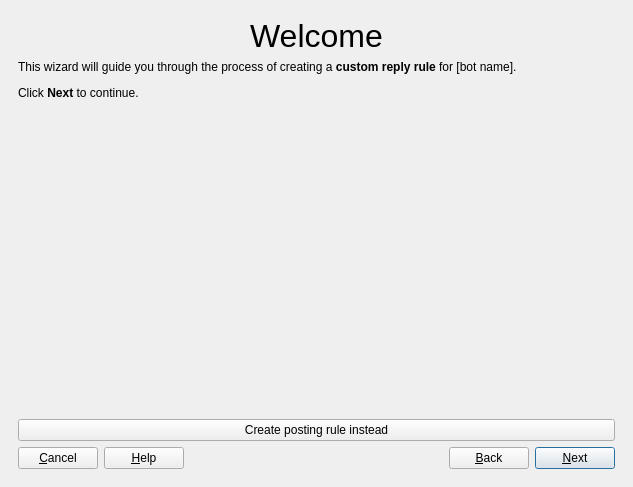
<?xml version="1.0" encoding="UTF-8"?>
<ui version="4.0">
 <class>MainWindow</class>
 <widget class="QMainWindow" name="MainWindow">
  <property name="geometry">
   <rect>
    <x>0</x>
    <y>0</y>
    <width>633</width>
    <height>487</height>
   </rect>
  </property>
  <property name="windowTitle">
   <string>Rule Creation Wizard</string>
  </property>
  <widget class="QWidget" name="centralwidget">
   <layout class="QVBoxLayout" name="verticalLayout">
    <property name="spacing">
     <number>0</number>
    </property>
    <item>
     <widget class="QStackedWidget" name="stackedWidget">
      <property name="currentIndex">
       <number>0</number>
      </property>
      <widget class="QWidget" name="page">
       <layout class="QVBoxLayout" name="verticalLayout_2">
        <item>
         <widget class="QLabel" name="label">
          <property name="sizePolicy">
           <sizepolicy hsizetype="Preferred" vsizetype="Preferred">
            <horstretch>0</horstretch>
            <verstretch>0</verstretch>
           </sizepolicy>
          </property>
          <property name="font">
           <font>
            <pointsize>24</pointsize>
           </font>
          </property>
          <property name="text">
           <string>Welcome</string>
          </property>
          <property name="textFormat">
           <enum>Qt::AutoText</enum>
          </property>
          <property name="scaledContents">
           <bool>true</bool>
          </property>
          <property name="alignment">
           <set>Qt::AlignHCenter|Qt::AlignTop</set>
          </property>
         </widget>
        </item>
        <item>
         <widget class="QLabel" name="label_2">
          <property name="sizePolicy">
           <sizepolicy hsizetype="Preferred" vsizetype="MinimumExpanding">
            <horstretch>0</horstretch>
            <verstretch>0</verstretch>
           </sizepolicy>
          </property>
          <property name="text">
           <string>&lt;html&gt;&lt;head/&gt;&lt;body&gt;&lt;p&gt;This wizard will guide you through the process of creating a &lt;span style=&quot; font-weight:600;&quot;&gt;custom reply rule&lt;/span&gt; for [bot name].&lt;/p&gt;&lt;p&gt;Click &lt;span style=&quot; font-weight:600;&quot;&gt;Next&lt;/span&gt; to continue.&lt;/p&gt;&lt;/body&gt;&lt;/html&gt;</string>
          </property>
          <property name="alignment">
           <set>Qt::AlignLeading|Qt::AlignLeft|Qt::AlignTop</set>
          </property>
          <property name="wordWrap">
           <bool>true</bool>
          </property>
         </widget>
        </item>
        <item>
         <spacer name="verticalSpacer">
          <property name="orientation">
           <enum>Qt::Vertical</enum>
          </property>
          <property name="sizeHint" stdset="0">
           <size>
            <width>20</width>
            <height>40</height>
           </size>
          </property>
         </spacer>
        </item>
        <item>
         <widget class="QPushButton" name="pushButton_4">
          <property name="text">
           <string>Create posting rule instead</string>
          </property>
         </widget>
        </item>
        <item>
         <layout class="QHBoxLayout" name="hbx_button_box">
          <item>
           <widget class="QPushButton" name="btn_cancel">
            <property name="text">
             <string>&amp;Cancel</string>
            </property>
            <property name="icon">
             <iconset theme="cancel">
              <normaloff>.</normaloff>.</iconset>
            </property>
           </widget>
          </item>
          <item>
           <widget class="QPushButton" name="btn_help">
            <property name="text">
             <string>&amp;Help</string>
            </property>
            <property name="icon">
             <iconset theme="help">
              <normaloff>.</normaloff>.</iconset>
            </property>
           </widget>
          </item>
          <item>
           <spacer name="horizontalSpacer_3">
            <property name="orientation">
             <enum>Qt::Horizontal</enum>
            </property>
            <property name="sizeHint" stdset="0">
             <size>
              <width>40</width>
              <height>20</height>
             </size>
            </property>
           </spacer>
          </item>
          <item>
           <widget class="QPushButton" name="btn_back">
            <property name="text">
             <string>&amp;Back</string>
            </property>
            <property name="icon">
             <iconset theme="back">
              <normaloff>.</normaloff>.</iconset>
            </property>
           </widget>
          </item>
          <item>
           <widget class="QPushButton" name="btn_next">
            <property name="text">
             <string>&amp;Next</string>
            </property>
            <property name="icon">
             <iconset theme="next">
              <normaloff>.</normaloff>.</iconset>
            </property>
            <property name="autoDefault">
             <bool>true</bool>
            </property>
            <property name="default">
             <bool>true</bool>
            </property>
           </widget>
          </item>
         </layout>
        </item>
       </layout>
      </widget>
      <widget class="QWidget" name="page_2">
       <layout class="QVBoxLayout" name="verticalLayout_3">
        <item>
         <widget class="QLabel" name="label_4">
          <property name="sizePolicy">
           <sizepolicy hsizetype="Preferred" vsizetype="Preferred">
            <horstretch>0</horstretch>
            <verstretch>0</verstretch>
           </sizepolicy>
          </property>
          <property name="font">
           <font>
            <pointsize>24</pointsize>
           </font>
          </property>
          <property name="text">
           <string>Select Conditions</string>
          </property>
          <property name="textFormat">
           <enum>Qt::AutoText</enum>
          </property>
          <property name="scaledContents">
           <bool>true</bool>
          </property>
          <property name="alignment">
           <set>Qt::AlignHCenter|Qt::AlignTop</set>
          </property>
         </widget>
        </item>
        <item>
         <widget class="QLabel" name="label_3">
          <property name="sizePolicy">
           <sizepolicy hsizetype="Preferred" vsizetype="Maximum">
            <horstretch>0</horstretch>
            <verstretch>0</verstretch>
           </sizepolicy>
          </property>
          <property name="text">
           <string>&lt;html&gt;&lt;head/&gt;&lt;body&gt;&lt;p&gt;First, you need to select some &lt;span style=&quot; font-weight:600;&quot;&gt;conditions&lt;/span&gt; for this rule. &lt;span style=&quot; font-weight:600;&quot;&gt;Condition&lt;/span&gt; are what the bot checks for before activating this rule. For example, you might have a rule that says &amp;quot;add an exclamation mark&amp;quot; that is activated when a post meets the &lt;span style=&quot; font-weight:600;&quot;&gt;conditions&lt;/span&gt; of containing the word &amp;quot;pop&amp;quot;, and being after 12:00PM.&lt;/p&gt;&lt;p&gt;Once you've selected one or more conditions, click &lt;span style=&quot; font-weight:600;&quot;&gt;Next&lt;/span&gt;.&lt;/p&gt;&lt;/body&gt;&lt;/html&gt;</string>
          </property>
          <property name="alignment">
           <set>Qt::AlignLeading|Qt::AlignLeft|Qt::AlignTop</set>
          </property>
          <property name="wordWrap">
           <bool>true</bool>
          </property>
         </widget>
        </item>
        <item>
         <widget class="QTabWidget" name="tabWidget">
          <property name="currentIndex">
           <number>0</number>
          </property>
          <widget class="QWidget" name="tab">
           <attribute name="title">
            <string>Content match</string>
           </attribute>
           <layout class="QVBoxLayout" name="verticalLayout_4">
            <item>
             <widget class="QGroupBox" name="groupBox">
              <property name="title">
               <string>Enable</string>
              </property>
              <property name="checkable">
               <bool>true</bool>
              </property>
              <property name="checked">
               <bool>false</bool>
              </property>
              <layout class="QVBoxLayout" name="verticalLayout_7">
               <property name="leftMargin">
                <number>0</number>
               </property>
               <property name="rightMargin">
                <number>0</number>
               </property>
               <property name="bottomMargin">
                <number>0</number>
               </property>
               <item>
                <widget class="QLineEdit" name="lineEdit">
                 <property name="placeholderText">
                  <string>Hello</string>
                 </property>
                </widget>
               </item>
               <item>
                <widget class="QCheckBox" name="checkBox">
                 <property name="text">
                  <string>Case sensitive</string>
                 </property>
                </widget>
               </item>
               <item>
                <widget class="QCheckBox" name="checkBox_2">
                 <property name="text">
                  <string>Match if it's part of another word</string>
                 </property>
                </widget>
               </item>
              </layout>
             </widget>
            </item>
            <item>
             <spacer name="verticalSpacer_4">
              <property name="orientation">
               <enum>Qt::Vertical</enum>
              </property>
              <property name="sizeHint" stdset="0">
               <size>
                <width>20</width>
                <height>40</height>
               </size>
              </property>
             </spacer>
            </item>
           </layout>
          </widget>
          <widget class="QWidget" name="tab_2">
           <attribute name="title">
            <string>RegEx Match</string>
           </attribute>
           <layout class="QVBoxLayout" name="verticalLayout_5">
            <item>
             <widget class="QGroupBox" name="groupBox_2">
              <property name="title">
               <string>Enable</string>
              </property>
              <property name="checkable">
               <bool>true</bool>
              </property>
              <property name="checked">
               <bool>false</bool>
              </property>
              <layout class="QVBoxLayout" name="verticalLayout_8">
               <property name="leftMargin">
                <number>0</number>
               </property>
               <property name="rightMargin">
                <number>0</number>
               </property>
               <property name="bottomMargin">
                <number>0</number>
               </property>
               <item>
                <widget class="QLineEdit" name="lineEdit_2">
                 <property name="placeholderText">
                  <string>[Rr]eg(ular +)?[Ee]x(?:pression)?</string>
                 </property>
                </widget>
               </item>
               <item>
                <widget class="QCheckBox" name="checkBox_3">
                 <property name="text">
                  <string>Case sensitive</string>
                 </property>
                </widget>
               </item>
               <item>
                <widget class="QCheckBox" name="checkBox_4">
                 <property name="text">
                  <string>Multiline</string>
                 </property>
                </widget>
               </item>
              </layout>
             </widget>
            </item>
            <item>
             <widget class="QLabel" name="label_11">
              <property name="text">
               <string>Capture groups used here can be accessed in the next step.</string>
              </property>
             </widget>
            </item>
            <item>
             <spacer name="verticalSpacer_5">
              <property name="orientation">
               <enum>Qt::Vertical</enum>
              </property>
              <property name="sizeHint" stdset="0">
               <size>
                <width>20</width>
                <height>40</height>
               </size>
              </property>
             </spacer>
            </item>
           </layout>
          </widget>
          <widget class="QWidget" name="tab_3">
           <attribute name="title">
            <string>Time of day</string>
           </attribute>
           <layout class="QVBoxLayout" name="verticalLayout_6">
            <item>
             <widget class="QGroupBox" name="groupBox_3">
              <property name="title">
               <string>Enable</string>
              </property>
              <property name="checkable">
               <bool>true</bool>
              </property>
              <property name="checked">
               <bool>false</bool>
              </property>
              <layout class="QVBoxLayout" name="verticalLayout_9">
               <property name="leftMargin">
                <number>0</number>
               </property>
               <property name="rightMargin">
                <number>0</number>
               </property>
               <property name="bottomMargin">
                <number>0</number>
               </property>
               <item>
                <layout class="QHBoxLayout" name="horizontalLayout">
                 <item>
                  <widget class="QLabel" name="label_7">
                   <property name="sizePolicy">
                    <sizepolicy hsizetype="Maximum" vsizetype="Preferred">
                     <horstretch>0</horstretch>
                     <verstretch>0</verstretch>
                    </sizepolicy>
                   </property>
                   <property name="text">
                    <string>Between</string>
                   </property>
                  </widget>
                 </item>
                 <item>
                  <widget class="QTimeEdit" name="timeEdit"/>
                 </item>
                 <item>
                  <widget class="QLabel" name="label_8">
                   <property name="sizePolicy">
                    <sizepolicy hsizetype="Maximum" vsizetype="Preferred">
                     <horstretch>0</horstretch>
                     <verstretch>0</verstretch>
                    </sizepolicy>
                   </property>
                   <property name="text">
                    <string>and</string>
                   </property>
                  </widget>
                 </item>
                 <item>
                  <widget class="QTimeEdit" name="timeEdit_2">
                   <property name="dateTime">
                    <datetime>
                     <hour>12</hour>
                     <minute>0</minute>
                     <second>0</second>
                     <year>2000</year>
                     <month>1</month>
                     <day>1</day>
                    </datetime>
                   </property>
                  </widget>
                 </item>
                 <item>
                  <spacer name="horizontalSpacer">
                   <property name="orientation">
                    <enum>Qt::Horizontal</enum>
                   </property>
                   <property name="sizeHint" stdset="0">
                    <size>
                     <width>40</width>
                     <height>20</height>
                    </size>
                   </property>
                  </spacer>
                 </item>
                </layout>
               </item>
              </layout>
             </widget>
            </item>
            <item>
             <spacer name="verticalSpacer_3">
              <property name="orientation">
               <enum>Qt::Vertical</enum>
              </property>
              <property name="sizeHint" stdset="0">
               <size>
                <width>20</width>
                <height>40</height>
               </size>
              </property>
             </spacer>
            </item>
           </layout>
          </widget>
          <widget class="QWidget" name="tab_4">
           <attribute name="title">
            <string>Reply source</string>
           </attribute>
           <layout class="QVBoxLayout" name="verticalLayout_10">
            <item>
             <widget class="QGroupBox" name="groupBox_4">
              <property name="title">
               <string>Enable</string>
              </property>
              <property name="checkable">
               <bool>true</bool>
              </property>
              <property name="checked">
               <bool>false</bool>
              </property>
              <layout class="QVBoxLayout" name="verticalLayout_11">
               <property name="leftMargin">
                <number>0</number>
               </property>
               <property name="rightMargin">
                <number>0</number>
               </property>
               <property name="bottomMargin">
                <number>0</number>
               </property>
               <item>
                <layout class="QGridLayout" name="gridLayout">
                 <item row="1" column="2">
                  <widget class="QLineEdit" name="lineEdit_5"/>
                 </item>
                 <item row="1" column="0">
                  <widget class="QLabel" name="label_6">
                   <property name="text">
                    <string>from</string>
                   </property>
                  </widget>
                 </item>
                 <item row="1" column="1">
                  <widget class="QComboBox" name="comboBox_2">
                   <property name="minimumSize">
                    <size>
                     <width>100</width>
                     <height>0</height>
                    </size>
                   </property>
                   <item>
                    <property name="text">
                     <string>any username</string>
                    </property>
                   </item>
                   <item>
                    <property name="text">
                     <string>username containing</string>
                    </property>
                   </item>
                   <item>
                    <property name="text">
                     <string>username exactly matching</string>
                    </property>
                   </item>
                   <item>
                    <property name="text">
                     <string>username matching (RegEx)</string>
                    </property>
                   </item>
                  </widget>
                 </item>
                 <item row="0" column="0">
                  <widget class="QLabel" name="label_5">
                   <property name="text">
                    <string>Reply comes from</string>
                   </property>
                  </widget>
                 </item>
                 <item row="0" column="1">
                  <widget class="QComboBox" name="comboBox">
                   <property name="minimumSize">
                    <size>
                     <width>100</width>
                     <height>0</height>
                    </size>
                   </property>
                   <item>
                    <property name="text">
                     <string>any instance</string>
                    </property>
                   </item>
                   <item>
                    <property name="text">
                     <string>instance containing</string>
                    </property>
                   </item>
                   <item>
                    <property name="text">
                     <string>instance exactly matching</string>
                    </property>
                   </item>
                   <item>
                    <property name="text">
                     <string>intance matching (RegEx)</string>
                    </property>
                   </item>
                  </widget>
                 </item>
                 <item row="0" column="2">
                  <widget class="QLineEdit" name="lineEdit_4"/>
                 </item>
                </layout>
               </item>
              </layout>
             </widget>
            </item>
            <item>
             <spacer name="verticalSpacer_6">
              <property name="orientation">
               <enum>Qt::Vertical</enum>
              </property>
              <property name="sizeHint" stdset="0">
               <size>
                <width>20</width>
                <height>40</height>
               </size>
              </property>
             </spacer>
            </item>
           </layout>
          </widget>
          <widget class="QWidget" name="tab_5">
           <attribute name="title">
            <string>Global</string>
           </attribute>
           <layout class="QHBoxLayout" name="horizontalLayout_2">
            <item>
             <widget class="QCheckBox" name="checkBox_5">
              <property name="text">
               <string>Enable (overrides all other conditions)</string>
              </property>
             </widget>
            </item>
            <item>
             <spacer name="horizontalSpacer_2">
              <property name="orientation">
               <enum>Qt::Horizontal</enum>
              </property>
              <property name="sizeHint" stdset="0">
               <size>
                <width>40</width>
                <height>20</height>
               </size>
              </property>
             </spacer>
            </item>
           </layout>
          </widget>
         </widget>
        </item>
        <item>
         <widget class="QLineEdit" name="lineEdit_3">
          <property name="placeholderText">
           <string>Enter text to test the condition against here</string>
          </property>
          <property name="clearButtonEnabled">
           <bool>true</bool>
          </property>
         </widget>
        </item>
        <item>
         <spacer name="verticalSpacer_2">
          <property name="orientation">
           <enum>Qt::Vertical</enum>
          </property>
          <property name="sizeHint" stdset="0">
           <size>
            <width>20</width>
            <height>36</height>
           </size>
          </property>
         </spacer>
        </item>
       </layout>
      </widget>
      <widget class="QWidget" name="page_3">
       <layout class="QVBoxLayout" name="verticalLayout_12">
        <item>
         <widget class="QLabel" name="label_9">
          <property name="sizePolicy">
           <sizepolicy hsizetype="Preferred" vsizetype="Preferred">
            <horstretch>0</horstretch>
            <verstretch>0</verstretch>
           </sizepolicy>
          </property>
          <property name="font">
           <font>
            <pointsize>24</pointsize>
           </font>
          </property>
          <property name="text">
           <string>Select Action</string>
          </property>
          <property name="textFormat">
           <enum>Qt::AutoText</enum>
          </property>
          <property name="scaledContents">
           <bool>true</bool>
          </property>
          <property name="alignment">
           <set>Qt::AlignHCenter|Qt::AlignTop</set>
          </property>
         </widget>
        </item>
        <item>
         <widget class="QLabel" name="label_10">
          <property name="text">
           <string>&lt;html&gt;&lt;head/&gt;&lt;body&gt;&lt;p&gt;Your bot now needs an &lt;span style=&quot; font-weight:600;&quot;&gt;action&lt;/span&gt; to take after the &lt;span style=&quot; font-weight:600;&quot;&gt;conditions&lt;/span&gt; are met. This can be anything from posting a custom message, modifying text, or even not posting at all.&lt;/p&gt;&lt;p&gt;Unlike conditions, &lt;span style=&quot; font-weight:600;&quot;&gt;you can only specify one action&lt;/span&gt;. The action used is determined by the tab you're currently viewing when you click &lt;span style=&quot; font-weight:600;&quot;&gt;Next&lt;/span&gt;.&lt;/p&gt;&lt;/body&gt;&lt;/html&gt;</string>
          </property>
          <property name="wordWrap">
           <bool>true</bool>
          </property>
         </widget>
        </item>
        <item>
         <widget class="QTabWidget" name="tabWidget_2">
          <property name="currentIndex">
           <number>0</number>
          </property>
          <widget class="QWidget" name="tab_6">
           <attribute name="title">
            <string>Find and Replace</string>
           </attribute>
           <layout class="QVBoxLayout" name="verticalLayout_14">
            <item>
             <layout class="QGridLayout" name="gridLayout_3">
              <item row="0" column="1">
               <widget class="QLineEdit" name="lineEdit_8">
                <property name="placeholderText">
                 <string>sad</string>
                </property>
               </widget>
              </item>
              <item row="1" column="1">
               <widget class="QLineEdit" name="lineEdit_9">
                <property name="placeholderText">
                 <string>happy</string>
                </property>
               </widget>
              </item>
              <item row="0" column="0">
               <widget class="QLabel" name="label_15">
                <property name="text">
                 <string>Find</string>
                </property>
               </widget>
              </item>
              <item row="1" column="0">
               <widget class="QLabel" name="label_16">
                <property name="text">
                 <string>Replace with</string>
                </property>
               </widget>
              </item>
             </layout>
            </item>
            <item>
             <widget class="QCheckBox" name="checkBox_8">
              <property name="text">
               <string>Case sensitive</string>
              </property>
             </widget>
            </item>
            <item>
             <widget class="QCheckBox" name="checkBox_9">
              <property name="text">
               <string>Multiline</string>
              </property>
             </widget>
            </item>
            <item>
             <spacer name="verticalSpacer_7">
              <property name="orientation">
               <enum>Qt::Vertical</enum>
              </property>
              <property name="sizeHint" stdset="0">
               <size>
                <width>20</width>
                <height>40</height>
               </size>
              </property>
             </spacer>
            </item>
           </layout>
          </widget>
          <widget class="QWidget" name="tab_7">
           <attribute name="title">
            <string>RegEx</string>
           </attribute>
           <layout class="QVBoxLayout" name="verticalLayout_13">
            <item>
             <layout class="QGridLayout" name="gridLayout_2">
              <item row="0" column="1">
               <widget class="QLineEdit" name="lineEdit_6">
                <property name="placeholderText">
                 <string>My name is (.*)</string>
                </property>
               </widget>
              </item>
              <item row="1" column="1">
               <widget class="QLineEdit" name="lineEdit_7">
                <property name="placeholderText">
                 <string>Hello, \1</string>
                </property>
               </widget>
              </item>
              <item row="0" column="0">
               <widget class="QLabel" name="label_13">
                <property name="text">
                 <string>Find</string>
                </property>
               </widget>
              </item>
              <item row="1" column="0">
               <widget class="QLabel" name="label_14">
                <property name="text">
                 <string>Replace with</string>
                </property>
               </widget>
              </item>
             </layout>
            </item>
            <item>
             <widget class="QCheckBox" name="checkBox_6">
              <property name="text">
               <string>Case sensitive</string>
              </property>
             </widget>
            </item>
            <item>
             <widget class="QCheckBox" name="checkBox_7">
              <property name="text">
               <string>Multiline</string>
              </property>
             </widget>
            </item>
            <item>
             <widget class="QLabel" name="label_12">
              <property name="text">
               <string>Capture groups used in the previous step can be accessed here.</string>
              </property>
             </widget>
            </item>
            <item>
             <spacer name="verticalSpacer_10">
              <property name="orientation">
               <enum>Qt::Vertical</enum>
              </property>
              <property name="sizeHint" stdset="0">
               <size>
                <width>20</width>
                <height>40</height>
               </size>
              </property>
             </spacer>
            </item>
           </layout>
          </widget>
          <widget class="QWidget" name="tab_8">
           <attribute name="title">
            <string>Specify content</string>
           </attribute>
           <layout class="QVBoxLayout" name="verticalLayout_15">
            <item>
             <widget class="QLabel" name="label_17">
              <property name="text">
               <string>Overwrite generated post with</string>
              </property>
             </widget>
            </item>
            <item>
             <widget class="QLineEdit" name="lineEdit_10">
              <property name="placeholderText">
               <string>I'm sorry, Dave. I'm afraid I can't toot that.</string>
              </property>
             </widget>
            </item>
            <item>
             <spacer name="verticalSpacer_8">
              <property name="orientation">
               <enum>Qt::Vertical</enum>
              </property>
              <property name="sizeHint" stdset="0">
               <size>
                <width>20</width>
                <height>40</height>
               </size>
              </property>
             </spacer>
            </item>
           </layout>
          </widget>
          <widget class="QWidget" name="tab_9">
           <attribute name="title">
            <string>Run command</string>
           </attribute>
           <layout class="QVBoxLayout" name="verticalLayout_17">
            <item>
             <widget class="QLabel" name="label_19">
              <property name="text">
               <string>&lt;html&gt;&lt;head/&gt;&lt;body&gt;&lt;p&gt;&lt;span style=&quot; font-weight:600;&quot;&gt;Use this option with extreme caution.&lt;/span&gt; The command will be run as the current user from the current directory. &lt;span style=&quot; font-weight:600;&quot;&gt;This option can be very dangerous if used improperly.&lt;/span&gt;&lt;/p&gt;&lt;/body&gt;&lt;/html&gt;</string>
              </property>
              <property name="wordWrap">
               <bool>true</bool>
              </property>
             </widget>
            </item>
            <item>
             <widget class="QLabel" name="label_20">
              <property name="text">
               <string>Run this command:</string>
              </property>
             </widget>
            </item>
            <item>
             <widget class="QLineEdit" name="lineEdit_11">
              <property name="placeholderText">
               <string>echo &quot;Hello there!&quot;</string>
              </property>
             </widget>
            </item>
            <item>
             <widget class="QCheckBox" name="checkBox_10">
              <property name="text">
               <string>Post the output (stdout)</string>
              </property>
             </widget>
            </item>
            <item>
             <widget class="QLabel" name="label_21">
              <property name="text">
               <string>In case of error (non-zero exit code):</string>
              </property>
             </widget>
            </item>
            <item>
             <widget class="QComboBox" name="comboBox_3">
              <item>
               <property name="text">
                <string>Post stdout</string>
               </property>
              </item>
              <item>
               <property name="text">
                <string>Post stderr</string>
               </property>
              </item>
              <item>
               <property name="text">
                <string>Post an error message</string>
               </property>
              </item>
              <item>
               <property name="text">
                <string>Don't post anything</string>
               </property>
              </item>
             </widget>
            </item>
            <item>
             <spacer name="verticalSpacer_9">
              <property name="orientation">
               <enum>Qt::Vertical</enum>
              </property>
              <property name="sizeHint" stdset="0">
               <size>
                <width>20</width>
                <height>40</height>
               </size>
              </property>
             </spacer>
            </item>
           </layout>
          </widget>
          <widget class="QWidget" name="tab_10">
           <attribute name="title">
            <string>Don't post</string>
           </attribute>
           <layout class="QVBoxLayout" name="verticalLayout_16">
            <item>
             <widget class="QLabel" name="label_18">
              <property name="text">
               <string>If you choose this option, your bot won't post at all if a post meets the specified conditions. It will not create a new post to use instead. If your bot posts every 30 minutes, it won't post for another 30 minutes, for example. Use this option with caution.</string>
              </property>
              <property name="alignment">
               <set>Qt::AlignLeading|Qt::AlignLeft|Qt::AlignTop</set>
              </property>
              <property name="wordWrap">
               <bool>true</bool>
              </property>
             </widget>
            </item>
           </layout>
          </widget>
         </widget>
        </item>
       </layout>
      </widget>
      <widget class="QWidget" name="page_5">
       <layout class="QVBoxLayout" name="verticalLayout_19">
        <item>
         <widget class="QLabel" name="label_24">
          <property name="sizePolicy">
           <sizepolicy hsizetype="Preferred" vsizetype="Preferred">
            <horstretch>0</horstretch>
            <verstretch>0</verstretch>
           </sizepolicy>
          </property>
          <property name="font">
           <font>
            <pointsize>24</pointsize>
           </font>
          </property>
          <property name="text">
           <string>Set Rule Name</string>
          </property>
          <property name="textFormat">
           <enum>Qt::AutoText</enum>
          </property>
          <property name="scaledContents">
           <bool>true</bool>
          </property>
          <property name="alignment">
           <set>Qt::AlignHCenter|Qt::AlignTop</set>
          </property>
         </widget>
        </item>
        <item>
         <widget class="QLabel" name="label_25">
          <property name="text">
           <string>&lt;html&gt;&lt;head/&gt;&lt;body&gt;&lt;p&gt;Enter a descriptive name for your rule below, then click &lt;span style=&quot; font-weight:600;&quot;&gt;Next&lt;/span&gt; to continue.&lt;/p&gt;&lt;/body&gt;&lt;/html&gt;</string>
          </property>
         </widget>
        </item>
        <item>
         <widget class="QLineEdit" name="lineEdit_12">
          <property name="placeholderText">
           <string>Ignore posts by @jerk@bad.website</string>
          </property>
         </widget>
        </item>
        <item>
         <spacer name="verticalSpacer_12">
          <property name="orientation">
           <enum>Qt::Vertical</enum>
          </property>
          <property name="sizeHint" stdset="0">
           <size>
            <width>20</width>
            <height>40</height>
           </size>
          </property>
         </spacer>
        </item>
       </layout>
      </widget>
      <widget class="QWidget" name="page_4">
       <layout class="QVBoxLayout" name="verticalLayout_18">
        <item>
         <widget class="QLabel" name="label_22">
          <property name="sizePolicy">
           <sizepolicy hsizetype="Preferred" vsizetype="Preferred">
            <horstretch>0</horstretch>
            <verstretch>0</verstretch>
           </sizepolicy>
          </property>
          <property name="font">
           <font>
            <pointsize>24</pointsize>
           </font>
          </property>
          <property name="text">
           <string>Done!</string>
          </property>
          <property name="textFormat">
           <enum>Qt::AutoText</enum>
          </property>
          <property name="scaledContents">
           <bool>true</bool>
          </property>
          <property name="alignment">
           <set>Qt::AlignHCenter|Qt::AlignTop</set>
          </property>
         </widget>
        </item>
        <item>
         <widget class="QLabel" name="label_23">
          <property name="text">
           <string>Your rule has been created and is ready to be enabled.</string>
          </property>
         </widget>
        </item>
        <item>
         <widget class="QCheckBox" name="checkBox_11">
          <property name="text">
           <string>Enable rule now</string>
          </property>
         </widget>
        </item>
        <item>
         <spacer name="verticalSpacer_11">
          <property name="orientation">
           <enum>Qt::Vertical</enum>
          </property>
          <property name="sizeHint" stdset="0">
           <size>
            <width>20</width>
            <height>40</height>
           </size>
          </property>
         </spacer>
        </item>
       </layout>
      </widget>
     </widget>
    </item>
   </layout>
  </widget>
 </widget>
 <resources/>
 <connections/>
</ui>
